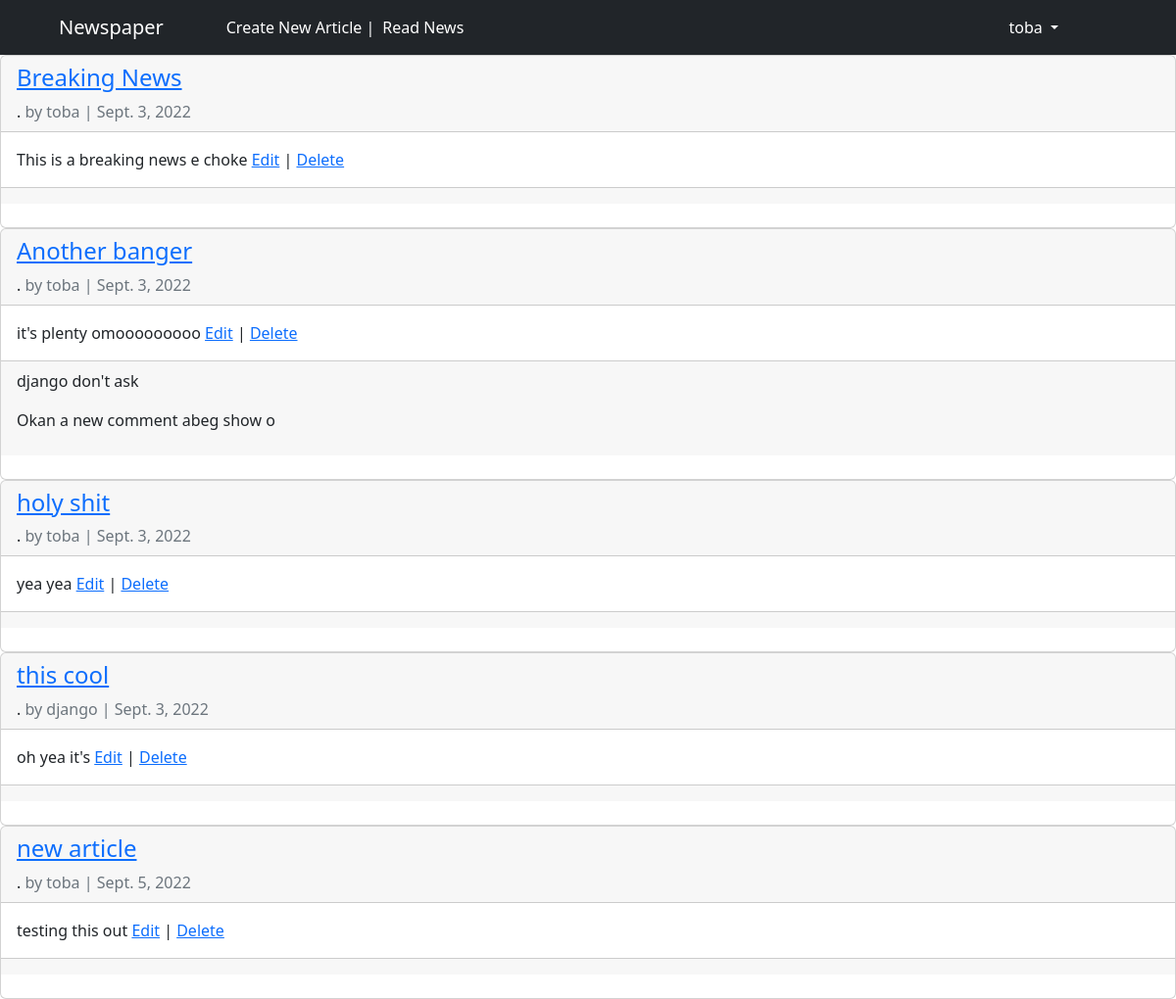
Screenshot of /articles/ (signed in) with the database file from the repository.
### users/models.py (models this page shows)
class CustomUser(AbstractUser):
    age = models.PositiveBigIntegerField(null=True, blank=True)

### articles/models.py (models this page shows, shortened)
class Article(models.Model):
    title = models.CharField(max_length=200)
    body = models.TextField()
    author = models.ForeignKey(
        get_user_model(),
        on_delete=models.CASCADE
    )
    date = models.DateField(auto_now_add=True)

class Comment(models.Model):
    article = models.ForeignKey(Article, on_delete=models.CASCADE, related_name='comments')
    comment = models.CharField(max_length=200)
    author = models.ForeignKey(
        get_user_model(),
        on_delete=models.CASCADE,
    )
    def __str__(self):
        return self.comment

### articles/views.py (the view)
# urls.py: path('', ArticleListView.as_view(), name='article_list'),
class ArticleListView(LoginRequiredMixin, ListView):
    model = Article
    template_name = 'article_list.html'
    login_url = 'login'

### templates/article_list.html
{% extends 'base.html' %}
{% block content %}
{% for article in object_list %}
<div class="card">
    <div class="card-header">
        <span class="font-weight-bold"> <h4><a href="{% url 'article_detail' article.pk %}">{{ article.title }} </a></h4>.</span>
        <span class="text-muted">by {{ article.author }} | {{ article.date }}</span>
    </div>
    <div class="card-body">
        {{ article.body }}
        <a href="{% url 'article_edit' article.pk %}">Edit</a> | <a href="{% url 'article_delete' article.pk %}">Delete</a>
    </div>
    <div class="card-footer">
       {% for comment in article.comments.all %}
       <p>
        <span class="font-weight-bold">{{ comment.author }}</span>
        {{ comment }}
       </p>
       {% endfor %}
    </div>
    <br>
</div>
{% endfor %}
{% endblock content %}

### templates/base.html (shortened to what this page needs)
{% load static %}
<!DOCTYPE html>
<html>
    <head>
        <link href="https://cdn.jsdelivr.net/npm/bootstrap@5.2.0/dist/css/bootstrap.min.css" rel="stylesheet">
        <link rel="stylesheet" href="{% static 'css/style.css' %}">
    </head>
    <body>
        <header class="fixed">
            <nav class="navbar navbar-expand-lg navbar-dark bg-dark mb-auto">
                <div class="container-fluid">
                  <a class="navbar-brand ms-5" href="{% url 'home' %}">Newspaper</a>
                  <div class="lin ms-5">
                    <a href="{% url 'article_new' %}">Create New Article | </a>
                  </div>
                  <div class="ms-2 decoration-none lin">
                    <a href="{% url 'article_list' %}">Read News</a>
                  </div>
                  <div class="collapse navbar-collapse" id="navbarSupportedContent">
                    <ul class="navbar-nav ms-auto me-5 mb-2 mb-lg-0 mar">
                        {% if user.is_authenticated %}
                      <li class="nav-item dropdown">
                        <a class="nav-link dropdown-toggle text-white" href="#" role="button" data-bs-toggle="dropdown" aria-expanded="false">
                          {{ user.username }}
                        </a>
                      </li>
                    </ul>
                    {% else %}
                    <form class="d-flex" role="search">
                      <a href="{% url 'login' %}" class="btn btn-outline-secondary btn-primary text-white me-2">Log In</a>
                      <a href="{% url 'signup' %}" class="btn btn-outline-secondary text-white">Sign Up</a>
                    </form>
                    {% endif %}
                  </div>
                </div>
              </nav>
        </header>
            {% block content %}
            {% endblock content %}
    </body>
</html>

### static/css/style.css (style rules this page uses)
.lin a { text-decoration: none !important; color:white; }
header nav ul li a { z-index: 11; }
.navbar { position: relative; z-index: 11; }
.mar { margin-right: 100px !important; }

### rows the page displays
CustomUser: username "toba"
Article: title "Breaking News", author "toba", date "Sept. 3, 2022", body "This is a breaking news e choke"
Article: title "Another banger", author "toba", date "Sept. 3, 2022", body "it's plenty omooooooooo"
Comment: author "django", comment "don't ask"
Comment: author "Okan", comment "a new comment abeg show o"
Article: title "holy shit", author "toba", date "Sept. 3, 2022", body "yea yea"
Article: title "this cool", author "django", date "Sept. 3, 2022", body "oh yea it's"
Article: title "new article", author "toba", date "Sept. 5, 2022", body "testing this out"
